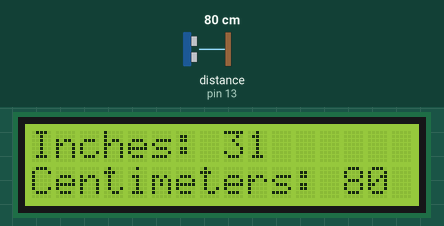
Simulated run of this sketch. Board: Arduino Uno, built with avr-gcc and run on an emulated ATmega328P. Shown: 16×2 character LCD. Wiring (inferred from the names in the program): ultrasonic range finder: trigger pin 12; echo pin 13. The inputs (shaded band) are chosen by the test bench; at power-on: distance to the obstacle (sensor on pin 13) 80 cm. The echo pulse lasts 58.3 µs per cm; what the sketch prints to the serial monitor is not drawn.

Above: at 1.2 s.
1.3 s: distance to the obstacle (sensor on pin 13) set to 2 cm
At 1.9 s:
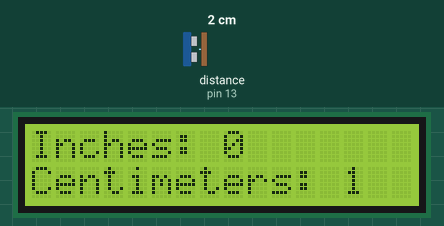
2.8 s: distance to the obstacle (sensor on pin 13) set to 250 cm
At 3.8 s:
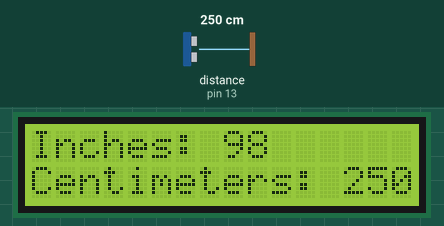
4.7 s: distance to the obstacle (sensor on pin 13) set to 60 cm
At 5.5 s:
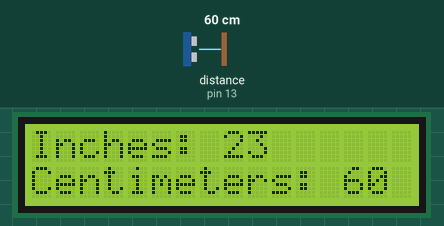
7.7 s: distance to the obstacle (sensor on pin 13) set to 120 cm
At 8.7 s:
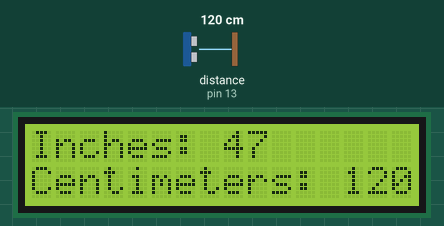
Timing chart, 0 to 10.7 s (numbered marks = the images above; inputs shaded):
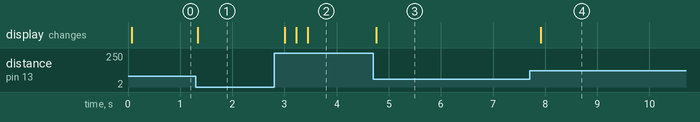

The sketch:

Distance.ino
```cpp
#include <LiquidCrystal.h>

LiquidCrystal lcd(11, 10, 9, 2, 3, 4, 5);

const int trigPin = 12;
const int echoPin = 13;

void setup() {
  lcd.begin(16, 2);
  // initialize serial communication:
  Serial.begin(9600);
}

void loop() {
  // establish variables for duration of the ping,
  // and the distance result in inches and centimeters:
  long duration, inches, cm;

  // The PING))) is triggered by a HIGH pulse of 2 or more microseconds.
  // Give a short LOW pulse beforehand to ensure a clean HIGH pulse:
  pinMode(trigPin, OUTPUT);
  digitalWrite(trigPin, LOW);
  delayMicroseconds(2);
  digitalWrite(trigPin, HIGH);
  delayMicroseconds(10);
  digitalWrite(trigPin, LOW);

  // The same pin is used to read the signal from the PING))): a HIGH
  // pulse whose duration is the time (in microseconds) from the sending
  // of the ping to the reception of its echo off of an object.
  pinMode(echoPin, INPUT);
  duration = pulseIn(echoPin, HIGH);

  // convert the time into a distance
  inches = microsecondsToInches(duration);
  cm = microsecondsToCentimeters(duration);

  if(duration < 23200){ //23200 = 4m
    Serial.print(inches);
    Serial.print("in, ");
    Serial.print(cm);
    Serial.print("cm");
    Serial.println();

    lcd.clear();
    lcd.print("Inches: ");
    lcd.print(inches);
    lcd.setCursor(0, 1);
    lcd.print("Centimeters: ");
    lcd.print(cm);
  }
  else{
    Serial.print("Out of Range");

    lcd.clear();
    lcd.print("Out of Range");
  }
  delay(200);
}

long microsecondsToInches(long microseconds) {
  // According to Parallax's datasheet for the PING))), there are
  // 73.746 microseconds per inch (i.e. sound travels at 1130 feet per
  // second).  This gives the distance travelled by the ping, outbound
  // and return, so we divide by 2 to get the distance of the obstacle.
  // See: http://www.parallax.com/dl/docs/prod/acc/28015-PING-v1.3.pdf
  return microseconds / 74 / 2;
}

long microsecondsToCentimeters(long microseconds) {
  // The speed of sound is 340 m/s or 29 microseconds per centimeter.
  // The ping travels out and back, so to find the distance of the
  // object we take half of the distance travelled.
  return microseconds / 29 / 2;
}
```

Measured:
- after the input at 1.3 s, the display: changes at once (image 1)
- after the input at 2.8 s, the display: changes after 0.20 s (image 2)
- after the input at 4.7 s, the display: changes after 0.06 s (image 3)
- after the input at 7.7 s, the display: changes after 0.22 s (image 4)
